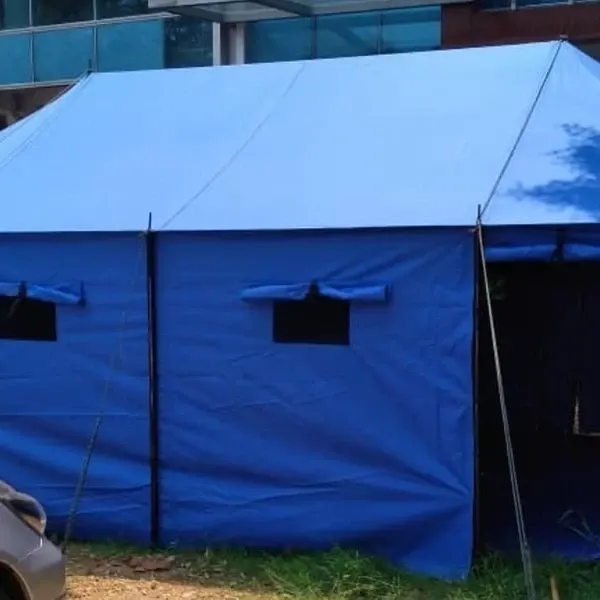
#> input picture data_test/06fc3b86-6619-43dc-96ce-f576191f890f.webp, 600 x 600 px; its folder holds only this picture in this run
$ python detection_data_test.py
#> lines starting #> are read from the running program, lines starting #| are printed output that depends on the picture; after the words box and inside, x2 and y2 are one past the last pixel; in counts of white or black regions, pixels touching at a corner belong together
import cv2
import numpy as np
import json
import glob
import os

# ===== KONFIGURASI MODEL =====

MODELS_CONFIG = {
    "BLUE": ["models/blue_model.json", (255, 0, 0)],
    "ORANGE": ["models/orange_model.json", (0, 165, 255)]
}

loaded_models = {}
print("Loading Models...")

for label, config in MODELS_CONFIG.items():
    json_path = config[0]
    box_color = config[1]

    try:
        with open(json_path, "r") as f:
            data = json.load(f)
            loaded_models[label] = {
                "lower": np.array(data["lower"]),
                "upper": np.array(data["upper"]),
                "box_color": box_color
            }
        print(f" {label} Loaded")
    except FileNotFoundError:
        print(f" {label} Gagal: File {json_path} tidak ditemukan")
#> this loop made 2 passes; (reads models/blue_model.json from the repository)

if not loaded_models:
    print("Tidak ada model yang berhasil di-load")
    exit()

# ===== BACA DATA TEST =====

# test_folder = "data_test/**/*.webp"
test_folder = "data_test/*.webp"
test_images = glob.glob(test_folder, recursive=True)

if not test_images:
    print("File tidak ditemukan di: {test_folder}")
    exit()
print(f"Ditemukan {len(test_images)} gambar. Siap test!")

print("\n Mulai test color detection. Klik spasi untuk next. 'q' untuk stop.")
for image_path in test_images:
    frame = cv2.imread(image_path)
#> frame is the input picture: shape (600, 600, 3); mean B, G, R 140, 89.7, 56.6
    if frame is None: continue

    frame = cv2.resize(frame, (800, 600))
#> frame: shape (600, 800, 3)
    hsv = cv2.cvtColor(frame, cv2.COLOR_BGR2HSV)
#> hsv: shape (600, 800, 3); mean H, S, V 105.3, 163.4, 142.5
    combined_mask_display = np.zeros(frame.shape[:2], dtype="uint8")

    status_text = ""


# ===== LOOPING CEK SETIAP WARNA =====
    for label, model in loaded_models.items():
        mask = cv2.inRange(hsv, model["lower"], model["upper"])
        mask = cv2.erode(mask, None, iterations=2)
        mask = cv2.dilate(mask, None, iterations=2)

        combined_mask_display = cv2.bitwise_or(combined_mask_display, mask)

        contours, _ = cv2.findContours(mask, cv2.RETR_EXTERNAL, cv2.CHAIN_APPROX_SIMPLE)

        for c in contours:
            area = cv2.contourArea(c)
            if area > 500:
                x, y, w, h = cv2.boundingRect(c)
                cv2.rectangle(frame, (x, y), (x + w, y + h), model["box_color"], 2)
                cv2.putText(frame, label, (x, y - 10), cv2.FONT_HERSHEY_SIMPLEX, 0.6, model["box_color"], 2)

                if label not in status_text:
                    status_text += f"[{label}]"
#> this loop made 2 passes
#> pass 1, `mask = cv2.inRange(hsv, model["lower"], model["upper"])`:
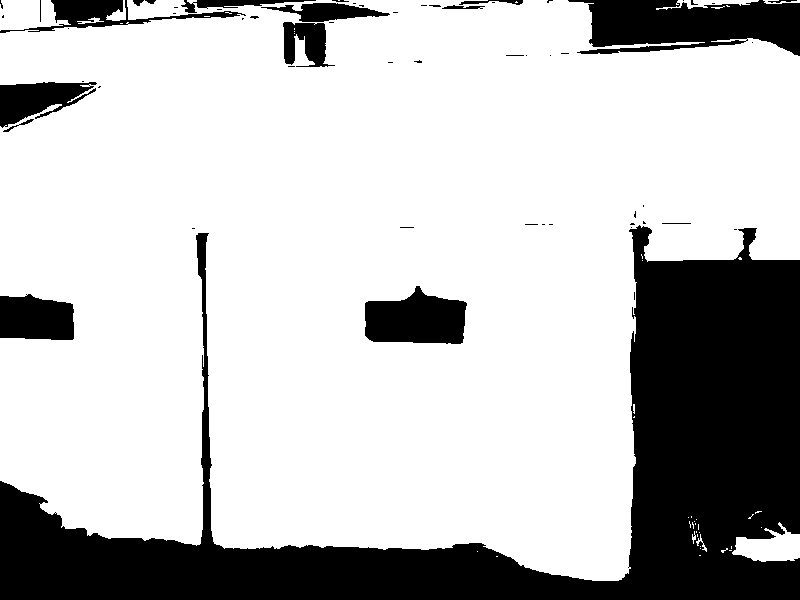
#> mask: shape (600, 800); 75.4% white; 59 black regions (41 under 20 px), largest, box (x1, y1, x2, y2) and area: (0, 225, 800, 600) 92372, (568, 0, 800, 56) 9210, (365, 286, 467, 344) 4392
#> pass 1, `mask = cv2.dilate(mask, None, iterations=2)`:
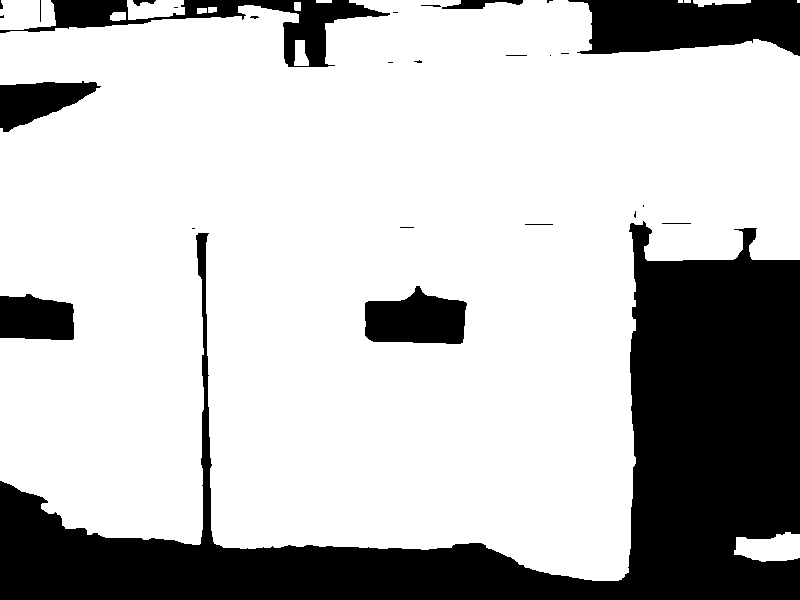
#> mask: shape (600, 800); 74.9% white; 27 black regions (14 under 20 px), largest, box (x1, y1, x2, y2) and area: (0, 221, 800, 600) 92875, (568, 0, 800, 56) 9896, (0, 0, 390, 67) 6467
#> pass 2, `mask = cv2.inRange(hsv, model["lower"], model["upper"])`:
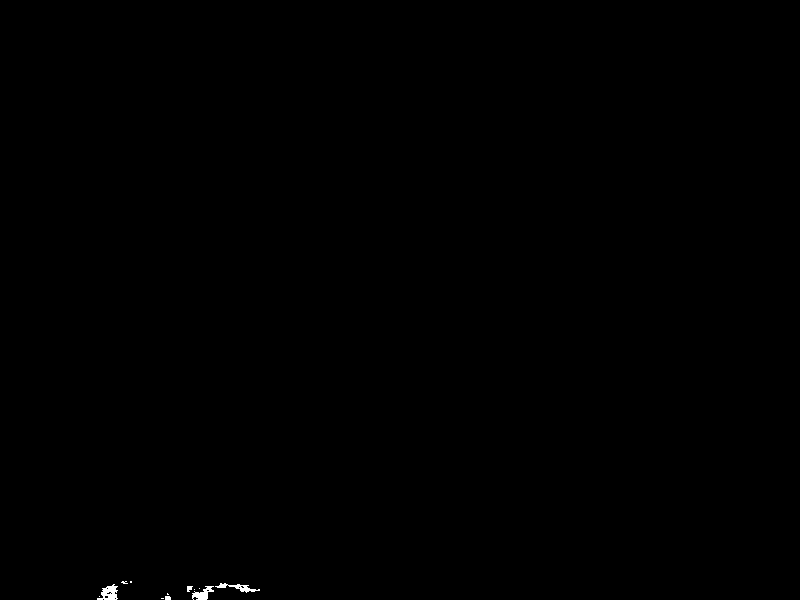
#> mask: shape (600, 800); 0.12% white; 12 white regions (7 under 20 px), largest, box (x1, y1, x2, y2) and area: (97, 584, 118, 600) 197, (192, 586, 214, 600) 160, (215, 583, 260, 593) 154, (187, 586, 193, 592) 26, (165, 596, 171, 600) 23
#> after the loop: combined_mask_display: shape (600, 800); 75% white; 27 black regions (14 under 20 px), largest, box (x1, y1, x2, y2) and area: (0, 221, 800, 600) 92675, (568, 0, 800, 56) 9896, (0, 0, 390, 67) 6467
#> after the loop:
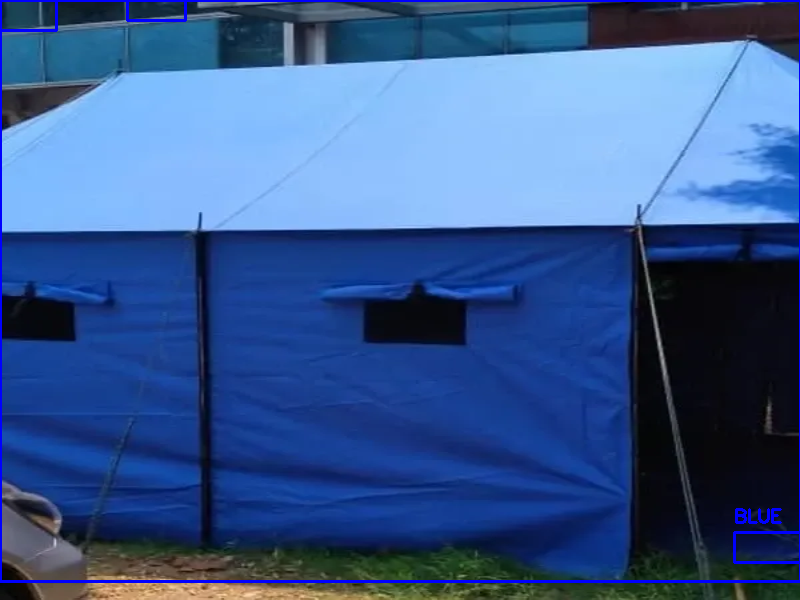
#> frame: shape (600, 800, 3); mean B, G, R 142.6, 88.6, 55.9
#> after the loop: mask: shape (600, 800); 0.04% white; 4 white regions, box (x1, y1, x2, y2) and area: (196, 592, 208, 600) 87, (108, 586, 116, 592) 48, (108, 594, 115, 600) 42, (165, 596, 171, 600) 23
#> after the loop, status_text = '[BLUE]'


    # ===== VISUALISASI =====
    colored_mask = cv2.cvtColor(combined_mask_display, cv2.COLOR_GRAY2BGR)
    colored_mask[:, :, 0] = 0 # Blue channel mati
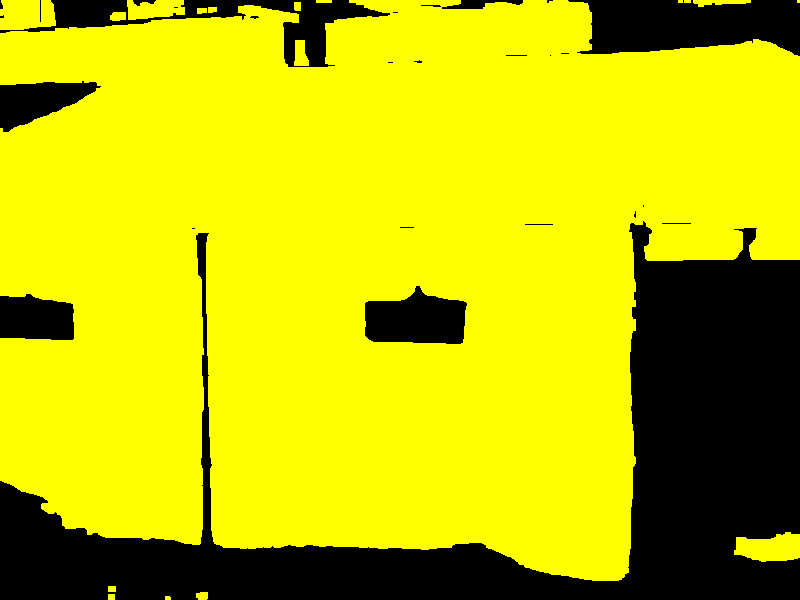
#> colored_mask: shape (600, 800, 3); mean B, G, R 0, 191.2, 191.2
    colored_mask[:, :, 1] = 0 # Green channel mati
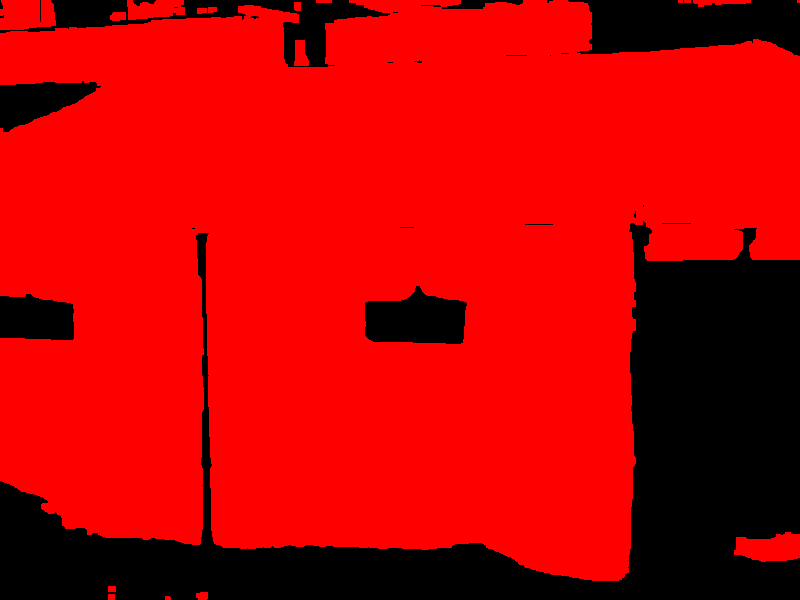
#> colored_mask: shape (600, 800, 3); mean B, G, R 0, 0, 191.2
    # Red channel hidup (Visualisasi merah)

    result = cv2.addWeighted(frame, 1, colored_mask, 0.5, 0)

    if status_text == "": status_text = "zonk"

    cv2.putText(result, f"Status: {status_text}", (10, 30),
                cv2.FONT_HERSHEY_SIMPLEX, 0.7, (0, 255, 0), 2)
    cv2.putText(result, f"File: {os.path.basename(image_path)}", (10, 60),
                cv2.FONT_HERSHEY_SIMPLEX, 0.5, (200, 200, 200), 1)
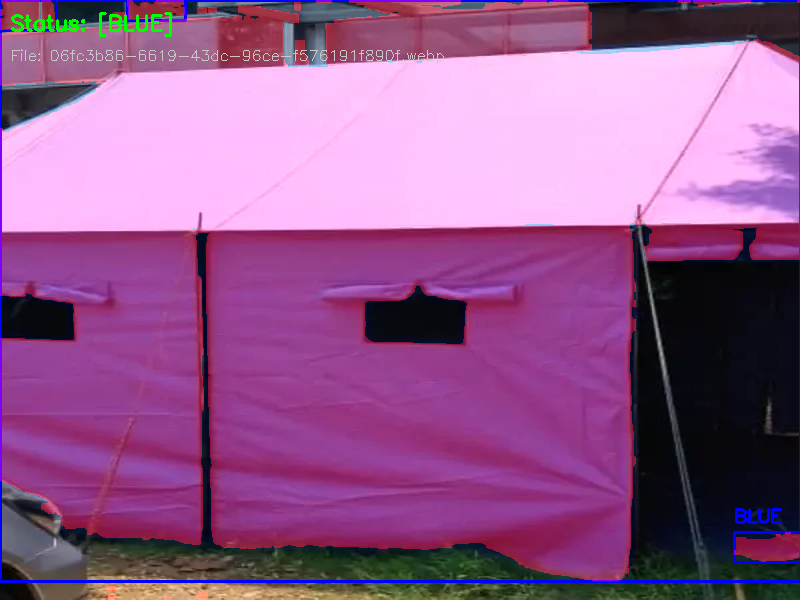
#> result: shape (600, 800, 3); mean B, G, R 142.5, 89.3, 148

    cv2.imshow("Multi-Color Test (Space=Next)", result)


    # === CONTROL LOCK ===

    while True:
        key = cv2.waitKey(100) & 0xff
#> (key q is pressed here)
        if key == ord('q'):
            cv2.destroyAllWindows
            exit()
#> (the program exits here)
